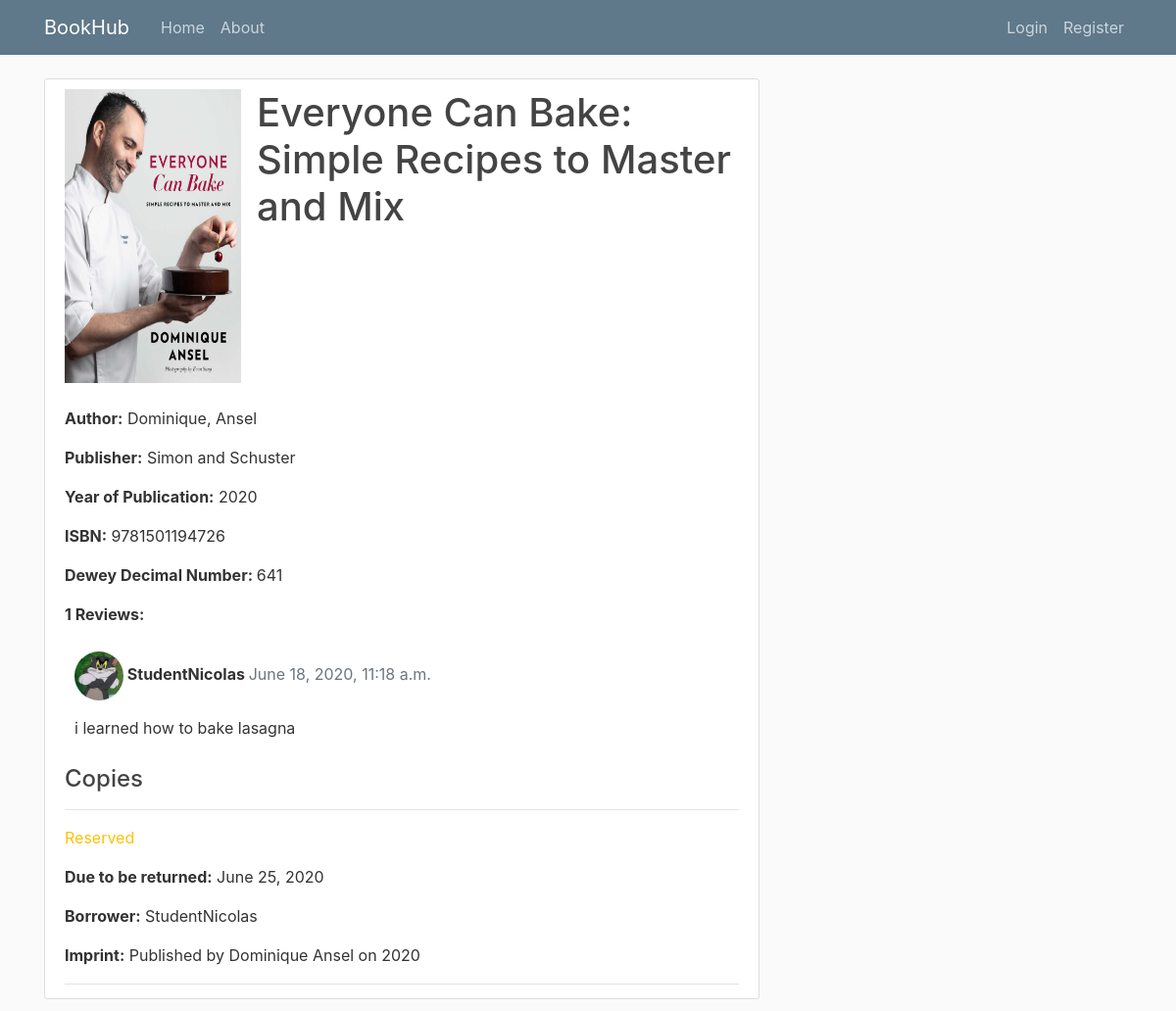
The app's page /book/15, older data.
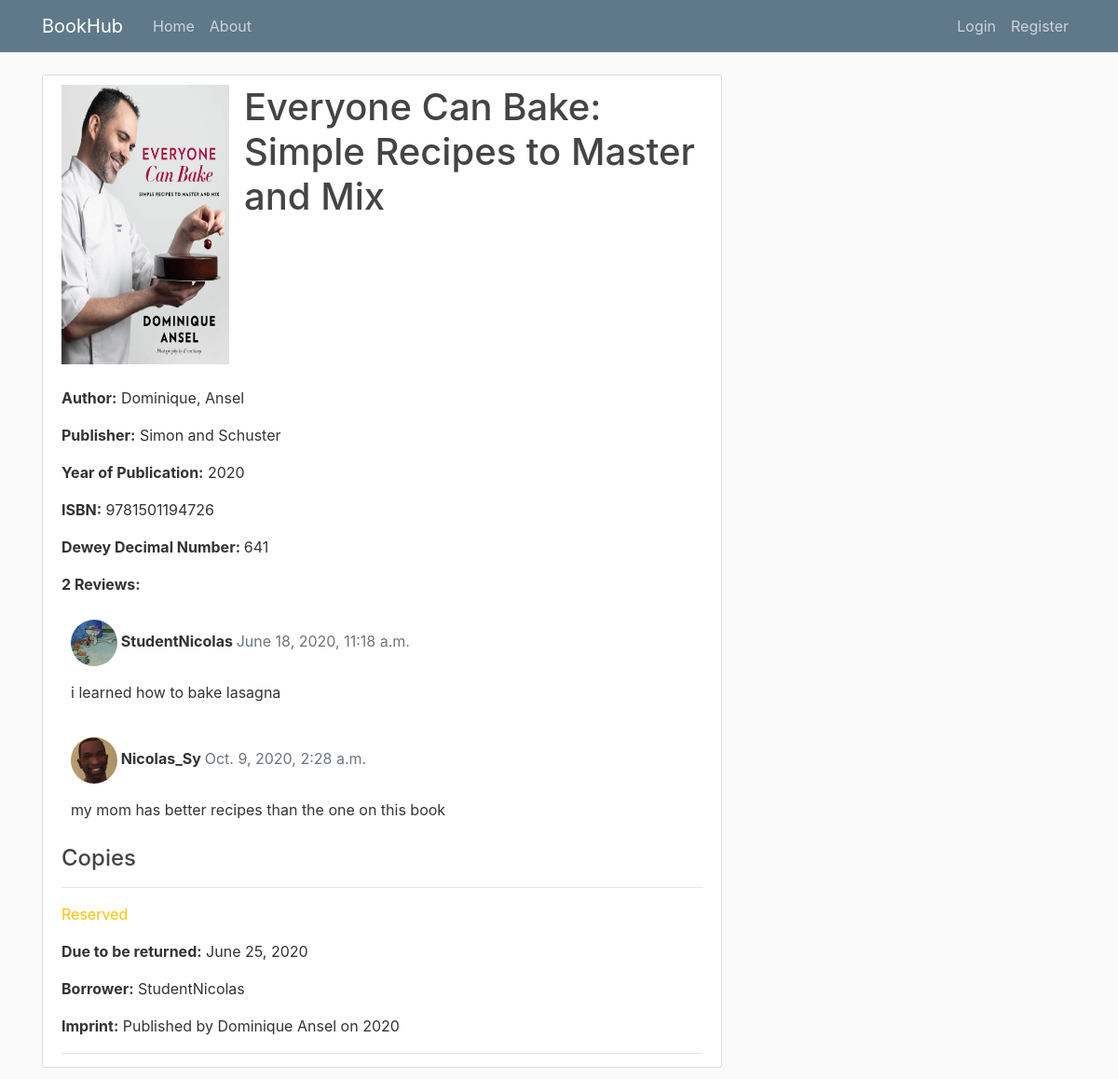
The same page, newer data.
### library_website/models.py (models this page shows, shortened)
class Comment(models.Model):
	id = models.UUIDField(primary_key=True, default=uuid.uuid4, help_text='Unique ID')
	book = models.ForeignKey('Book', on_delete=models.CASCADE, related_name='reviews')
	user = models.ForeignKey(User, on_delete=models.SET_NULL, null=True)
	comment = models.TextField(default = '', max_length = 3000, help_text='Enter your review of the book')
	created_on = models.DateTimeField(auto_now_add=True)
	class Meta:
		ordering = ['created_on']

class BookInstance(models.Model):
	id = models.UUIDField(primary_key=True, default=uuid.uuid4, help_text='Unique ID')
	book = models.ForeignKey('Book', on_delete=models.SET_NULL, null=True, help_text='Choose an instance of a book')
	imprint = models.CharField(max_length=200, help_text='Follow this template: Published by [insert author name] on [insert year of publication]')
	due_back = models.DateField(null=True, blank=True, help_text='Follow this template: [YYYY-MM-DD] (Ex.: 2020-04-26) [NOTE: PLEASE LEAVE FIELD AS EMPTY IF THERE IS NO BORROWER]')
	borrower = models.ForeignKey(User, on_delete=models.SET_NULL, null=True, blank=True, help_text='[NOTE: PLEASE CHOOSE NULL FIELD IF THERE IS NO BORROWER]')
	LOAN_STATUS = (
		('a', 'Available'),
		('r', 'Reserved'),
	)
	status = models.CharField(
		max_length=1,
		choices=LOAN_STATUS,
		blank=True,
		default='a',
		help_text='Book availability [NOTE: PLEASE SET TO AVAILABLE IF BOOK IS NOT BORROWED]',
	)
	class Meta:
		ordering = ['due_back']

### users/models.py (models this page shows, shortened)
class Profile(models.Model):
	user = models.OneToOneField(User, on_delete=models.CASCADE)
	image = models.ImageField(default='default.jpg', upload_to='profile_pics')
	id_number = models.CharField(default='', max_length=8)

### library_website/decorators.py (the view)
	def wrapper_function(request, *args, **kwargs):
		if request.user.is_authenticated and request.user.is_staff:
			return HttpResponse('You are not allowed to view this page.')
		elif request.user.is_authenticated:
			return view_func(request, *args, **kwargs)
		else:
			return view_func(request, *args, **kwargs)

### library_website/models.py (called while the page is built)
	def __str__(self):
		return f'{self.first_name}, {self.last_name}'

	def __str__(self):
		return self.publisher_name

### library_website/views.py (called while the page is built)
@user_is_admin
def bookDetail(request, pk):
    book = Book.objects.get(id=pk)
    comments = Comment.objects.filter(book = book)
    if request.method == "POST":
        comment_user = request.user
        comment_book = book
        comment_form = CreateComment(data=request.POST)
        if comment_form.is_valid():
            finalcomment = comment_form.save(commit=False)
            finalcomment.user = comment_user
            finalcomment.book = comment_book
            finalcomment.save()
            messages.success(request, f'Your review has been posted!')
            comment_form = CreateComment()
    else:
        comment_form = CreateComment()
    context = {
        "book": book,
        "comments" : comments,
        "comment_form": comment_form,
    }
    return render(request, "library_website/book_detail.html", context)

### library_website/templates/library_website/book_detail.html (shortened to what this page needs)
{% extends "library_website/base.html" %}
{% load restrict_access%}
{% load crispy_forms_tags %}
{% block content %}
    	<article class="media content-section">
		  <div class="media-body">
		    <div class="article-metadata">
		    	<div class ="flex-container">
		    		<img class="bookdetail-img" src=" {{book.image.url}}">
				      <h1> {{ book.title }}</h1>
		    	</div>
		    	<br/>
		    	<p><strong>Author:</strong> {{ book.author }}</p>
			    <p><strong>Publisher:</strong> {{ book.publisher }}</p>
			    <p><strong>Year of Publication:</strong> {{ book.year_of_publication }}</p>
			    <p><strong>ISBN:</strong> {{ book.isbn }}</p>
			    <p><strong>Dewey Decimal Number: </strong> {{book.dewey}} </p>
			    {% if comments.count == 0 %}
			    	<p><strong> Reviews: </strong> No reviews yet.</p>
			    {% else %}
			    	<p><strong>{{comments.count}} Reviews: </strong></p>
			    	{% for comment in comments %}
				        <div class="comments" style="padding: 10px;">
				          <p class="font-weight-bold">
				          	 <img class="comments-img" src=" {{comment.user.profile.image.url}}">
				            {{ comment.user }}
				            <span class=" text-muted font-weight-normal">
				              {{ comment.created_on }}
				            </span>
				          </p>
				          {{ comment.comment | linebreaks }}
				        </div>
			        {% endfor %}
			    {% endif %}
		     <h4>Copies</h4>
		    {% for copy in book.bookinstance_set.all %}
			      <hr>
			      <p class="{% if copy.status == 'a' %}text-success{% elif copy.status == 'm' %}text-danger{% else %}text-warning{% endif %}">
			        {{ copy.get_status_display }}
			      </p>
			      {% if copy.status != 'a' %}
			        <p><strong>Due to be returned:</strong> {{ copy.due_back }}</p>
			      	<p><strong>Borrower:</strong> {{copy.borrower}}
			      {% endif %}
			      <p><strong>Imprint:</strong> {{ copy.imprint }}</p>
			{% endfor %}
		  </div>
		</article>
{% endblock content %}

Row changes from the older to the newer data that the page shows:
changed through a linked row, Comment "June 18, 2020, 11:18 a.m.": user.profile.image: a different picture
added Comment: user.profile.image (picture), user "Nicolas_Sy", created_on "Oct. 9, 2020, 2:28 a.m.", comment "my mom has better recipes than the one on this book"
Text that changed along with them:
{{ comments.count }}: "1" → "2"
